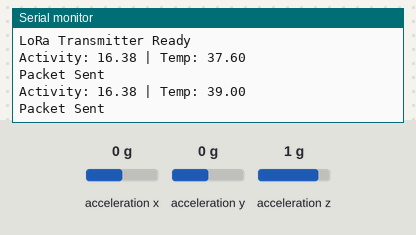
Bench run of a sketch on a simulated ESP32. Shown: the last lines printed to the serial monitor. Wiring (inferred from the names in the program): MPU-6050 motion sensor at I2C address 0x68. Inputs (shaded band) come from the test bench; at power-on: acceleration x 0 g, acceleration y 0 g, acceleration z 1 g. Random numbers use the default seed unless the sketch sets one; no radio packets arrive unless stated.

Above: at 2.8 s.
2.9 s: acceleration x set to -1.4 g
At 4.9 s:
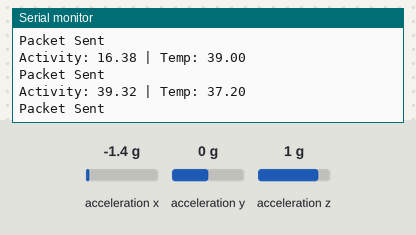
5.7 s: acceleration y set to -1.4 g
At 7.5 s:
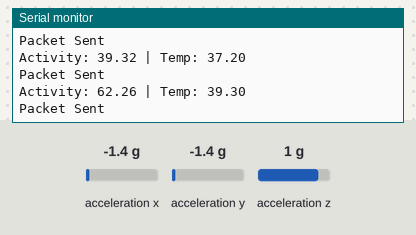
8.5 s: acceleration z set to -1.4 g
At 11.5 s:
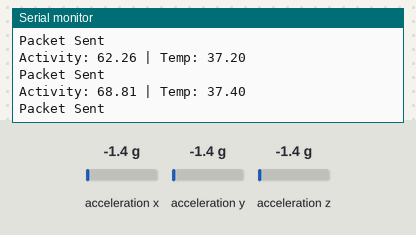
Timing chart, 0 to 13.0 s (numbered marks = the images above; inputs shaded):
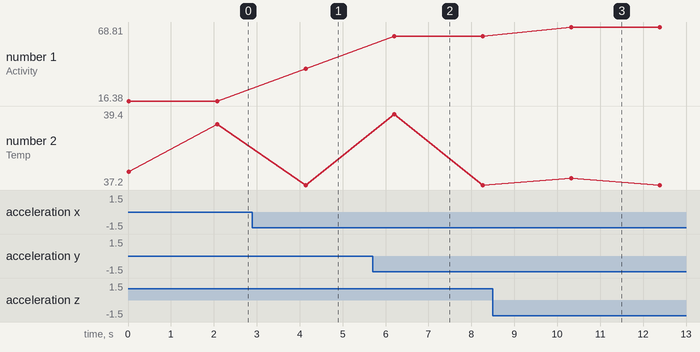

The sketch:

Transmitter.ino
```cpp
#include <Wire.h>
#include <SPI.h>
#include <LoRa.h>

// ======================
// LoRa Pins
// ======================

#define SS 5
#define RST 14
#define DIO0 2

// ======================
// MPU6050
// ======================

const int MPU = 0x68;

int16_t AcX, AcY, AcZ;

void setup() {

  Serial.begin(115200);

  // RANDOM SEED FOR FAKE TEMP
  randomSeed(micros());

  // ======================
  // START I2C
  // ======================

  Wire.begin(21, 22);

  // WAKE UP MPU6050

  Wire.beginTransmission(MPU);

  Wire.write(0x6B);

  Wire.write(0);

  Wire.endTransmission(true);

  Serial.println("MPU6050 Ready");

  // ======================
  // START LORA
  // ======================

  LoRa.setPins(SS, RST, DIO0);

  if (!LoRa.begin(433E6)) {

    Serial.println("LoRa init failed!");

    while (1);
  }

  Serial.println("LoRa Transmitter Ready");
}

void loop() {

  // ======================
  // READ MPU6050
  // ======================

  Wire.beginTransmission(MPU);

  Wire.write(0x3B);

  Wire.endTransmission(false);

  Wire.requestFrom(MPU, 6, true);

  AcX = Wire.read() << 8 | Wire.read();
  AcY = Wire.read() << 8 | Wire.read();
  AcZ = Wire.read() << 8 | Wire.read();

  // ======================
  // CALCULATE ACTIVITY
  // ======================

  float activity =
    (abs(AcX) +
     abs(AcY) +
     abs(AcZ)) / 1000.0;

  // ======================
  // FAKE TEMPERATURE
  // ======================

  float temperature =
    random(370, 395) / 10.0;

  // ======================
  // PRINT VALUES
  // ======================

  Serial.print("Activity: ");

  Serial.print(activity);

  Serial.print(" | Temp: ");

  Serial.println(temperature);

  // ======================
  // SEND THROUGH LORA
  // ======================

  LoRa.beginPacket();

  LoRa.print(activity);

  LoRa.print(",");

  LoRa.print(temperature);

  LoRa.endPacket();

  Serial.println("Packet Sent");

  delay(2000);
}
```

Measured:
- after the input at 2.9 s, the serial monitor: prints a new line after 1.2 s (image 1)
- after the input at 5.7 s, the serial monitor: prints a new line after 0.50 s (image 2)
- after the input at 8.5 s, the serial monitor: prints a new line after 1.8 s (image 3)
- plotted number 1: 16.38 → 39.32 after the input at 2.9 s, 39.32 → 62.26 after the input at 5.7 s, 62.26 → 68.81 after the input at 8.5 s
